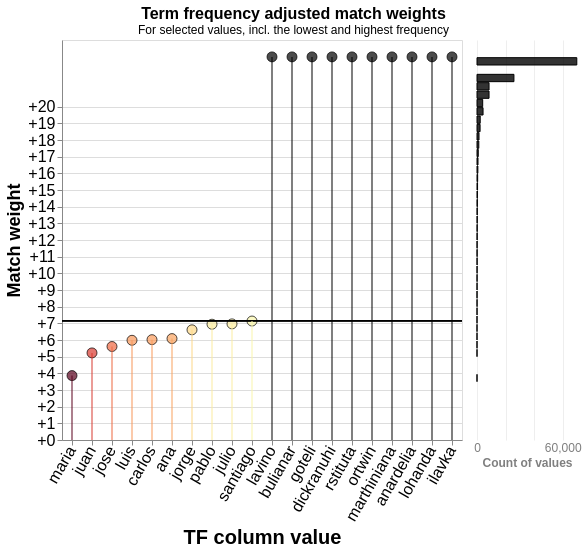

Notebook source saved alongside this figure:
### Code cell
linker.tf_adjustment_chart("primer_nombre")

### Figure 1 — Vega-Lite specification as saved in the notebook (floating-point values rounded to 4 significant figures)
{"config": {"view": {"continuousWidth": 300, "continuousHeight": 300}, "params": [{"name": "gamma_sel", "bind": {"input": "select", "options": [2], "labels": ["Exact match primer_nombre (TF col: primer_nombre)"], "name": "Gamma level:"}, "value": 2}]}, "hconcat": [{"layer": [{"mark": {"type": "point", "filled": true, "size": 100, "stroke": "black", "strokeWidth": 1}, "encoding": {"color": {"field": "log2_bf_tf", "scale": {"domain": [-2.5, 2.5], "scheme": "redyellowgreen"}, "title": "TF adjustment weight", "type": "quantitative"}, "tooltip": [{"field": "value", "title": "Value", "type": "nominal"}, {"field": "log2_bf", "format": "+.3", "title": "Match weight", "type": "quantitative"}, {"field": "log2_bf_tf", "format": "+.3", "title": "TF adjusted match weight", "type": "quantitative"}, {"field": "log2_bf_final", "format": "+.3", "title": "Final match weight", "type": "quantitative"}], "x": {"axis": {"labelAngle": -60, "labelFontSize": 16, "titleFontSize": 20}, "field": "value", "sort": {"field": "log2_bf_final", "order": "ascending"}, "title": "TF column value", "type": "nominal"}, "y": {"axis": {"format": "+", "labelFontSize": 16, "titleFontSize": 18, "values": [-5, -4, -3, -2, -1, 0, 1, 2, 3, 4, 5, 6, 7, 8, 9, 10, 11, 12, 13, 14, 15, 16, 17, 18, 19, 20]}, "field": "log2_bf_final", "title": "Match weight", "type": "quantitative"}}}, {"mark": "rule", "encoding": {"y": {"field": "log2_bf", "type": "quantitative"}}, "transform": [{"filter": "datum.gamma == gamma_sel"}]}, {"mark": {"type": "rule", "opacity": 0.5, "strokeWidth": 2}, "encoding": {"color": {"field": "log2_bf_tf", "legend": null, "scale": {"domain": [-2.5, 2.5], "scheme": "redyellowgreen"}, "title": "TF adjustment weight", "type": "quantitative"}, "x": {"field": "value", "sort": {"field": "log2_bf_final", "order": "ascending"}, "title": "TF column value", "type": "nominal"}, "y": {"field": "log2_bf_final", "type": "quantitative"}, "y2": {"type": "quantitative"}}, "transform": [{"filter": "datum.gamma == gamma_sel"}]}], "data": {"name": "data"}, "height": 400, "transform": [{"filter": "datum.gamma == gamma_sel"}], "width": {"step": 20}}, {"mark": {"type": "bar", "fillOpacity": 0.8, "filled": true, "stroke": "black", "strokeWidth": 1}, "data": {"name": "hist"}, "encoding": {"color": {"field": "log2_bf_tf", "legend": null, "scale": {"domain": [-2.5, 2.5], "scheme": "redyellowgreen"}, "title": "TF adjustment weight", "type": "quantitative"}, "tooltip": [{"field": "log2_bf_desc", "title": "Match weight"}, {"field": "count", "title": "Number of values"}], "x": {"axis": {"domain": false, "gridOpacity": 0.5, "labelAlign": "center", "labelFontSize": 12, "labelOpacity": 0.5, "labelOverlap": true, "ticks": false, "title": "Count of values", "titleFontSize": 12, "titleOpacity": 0.5}, "field": "count", "type": "quantitative"}, "y": {"axis": null, "bin": {"step": 0.5}, "field": "log2_bf_final", "type": "quantitative"}}, "transform": [{"filter": {"or": ["datum.gamma == gamma_sel", {"field": "gamma", "valid": false}]}}], "view": {"stroke": "transparent"}, "width": 100}], "datasets": {"data": [{"value": "lavino", "tf": 1.081e-07, "label_for_charts": "Exact match primer_nombre", "u_probability": 0.006265, "tf_col": "primer_nombre", "tf_adjustment_weight": 1.0, "log2_bf": 7.164, "gamma": 2, "log2_bf_tf": 15.82, "log2_bf_final": 22.99, "most_freq_rank": 132746, "least_freq_rank": 0}, {"value": "bulianar", "tf": 1.081e-07, "label_for_charts": "Exact match primer_nombre", "u_probability": 0.006265, "tf_col": "primer_nombre", "tf_adjustment_weight": 1.0, "log2_bf": 7.164, "gamma": 2, "log2_bf_tf": 15.82, "log2_bf_final": 22.99, "most_freq_rank": 132745, "least_freq_rank": 1}, {"value": "goteli", "tf": 1.081e-07, "label_for_charts": "Exact match primer_nombre", "u_probability": 0.006265, "tf_col": "primer_nombre", "tf_adjustment_weight": 1.0, "log2_bf": 7.164, "gamma": 2, "log2_bf_tf": 15.82, "log2_bf_final": 22.99, "most_freq_rank": 132744, "least_freq_rank": 2}, {"value": "dickranuhi", "tf": 1.081e-07, "label_for_charts": "Exact match primer_nombre", "u_probability": 0.006265, "tf_col": "primer_nombre", "tf_adjustment_weight": 1.0, "log2_bf": 7.164, "gamma": 2, "log2_bf_tf": 15.82, "log2_bf_final": 22.99, "most_freq_rank": 132743, "least_freq_rank": 3}, {"value": "rstituta", "tf": 1.081e-07, "label_for_charts": "Exact match primer_nombre", "u_probability": 0.006265, "tf_col": "primer_nombre", "tf_adjustment_weight": 1.0, "log2_bf": 7.164, "gamma": 2, "log2_bf_tf": 15.82, "log2_bf_final": 22.99, "most_freq_rank": 132742, "least_freq_rank": 4}, {"value": "ortwin", "tf": 1.081e-07, "label_for_charts": "Exact match primer_nombre", "u_probability": 0.006265, "tf_col": "primer_nombre", "tf_adjustment_weight": 1.0, "log2_bf": 7.164, "gamma": 2, "log2_bf_tf": 15.82, "log2_bf_final": 22.99, "most_freq_rank": 132741, "least_freq_rank": 5}, {"value": "marthiniana", "tf": 1.081e-07, "label_for_charts": "Exact match primer_nombre", "u_probability": 0.006265, "tf_col": "primer_nombre", "tf_adjustment_weight": 1.0, "log2_bf": 7.164, "gamma": 2, "log2_bf_tf": 15.82, "log2_bf_final": 22.99, "most_freq_rank": 132740, "least_freq_rank": 6}, {"value": "anardelia", "tf": 1.081e-07, "label_for_charts": "Exact match primer_nombre", "u_probability": 0.006265, "tf_col": "primer_nombre", "tf_adjustment_weight": 1.0, "log2_bf": 7.164, "gamma": 2, "log2_bf_tf": 15.82, "log2_bf_final": 22.99, "most_freq_rank": 132739, "least_freq_rank": 7}, {"value": "lohanda", "tf": 1.081e-07, "label_for_charts": "Exact match primer_nombre", "u_probability": 0.006265, "tf_col": "primer_nombre", "tf_adjustment_weight": 1.0, "log2_bf": 7.164, "gamma": 2, "log2_bf_tf": 15.82, "log2_bf_final": 22.99, "most_freq_rank": 132738, "least_freq_rank": 8}, {"value": "ilavka", "tf": 1.081e-07, "label_for_charts": "Exact match primer_nombre", "u_probability": 0.006265, "tf_col": "primer_nombre", "tf_adjustment_weight": 1.0, "log2_bf": 7.164, "gamma": 2, "log2_bf_tf": 15.82, "log2_bf_final": 22.99, "most_freq_rank": 132737, "least_freq_rank": 9}, {"value": "santiago", "tf": 0.006378, "label_for_charts": "Exact match primer_nombre", "u_probability": 0.006265, "tf_col": "primer_nombre", "tf_adjustment_weight": 1.0, "log2_bf": 7.164, "gamma": 2, "log2_bf_tf": -0.02583, "log2_bf_final": 7.138, "most_freq_rank": 9, "least_freq_rank": 132737}, {"value": "julio", "tf": 0.007181, "label_for_charts": "Exact match primer_nombre", "u_probability": 0.006265, "tf_col": "primer_nombre", "tf_adjustment_weight": 1.0, "log2_bf": 7.164, "gamma": 2, "log2_bf_tf": -0.197, "log2_bf_final": 6.967, "most_freq_rank": 8, "least_freq_rank": 132738}, {"value": "pablo", "tf": 0.007284, "label_for_charts": "Exact match primer_nombre", "u_probability": 0.006265, "tf_col": "primer_nombre", "tf_adjustment_weight": 1.0, "log2_bf": 7.164, "gamma": 2, "log2_bf_tf": -0.2175, "log2_bf_final": 6.946, "most_freq_rank": 7, "least_freq_rank": 132739}, {"value": "jorge", "tf": 0.009197, "label_for_charts": "Exact match primer_nombre", "u_probability": 0.006265, "tf_col": "primer_nombre", "tf_adjustment_weight": 1.0, "log2_bf": 7.164, "gamma": 2, "log2_bf_tf": -0.5539, "log2_bf_final": 6.61, "most_freq_rank": 6, "least_freq_rank": 132740}, {"value": "ana", "tf": 0.01324, "label_for_charts": "Exact match primer_nombre", "u_probability": 0.006265, "tf_col": "primer_nombre", "tf_adjustment_weight": 1.0, "log2_bf": 7.164, "gamma": 2, "log2_bf_tf": -1.08, "log2_bf_final": 6.084, "most_freq_rank": 5, "least_freq_rank": 132741}, {"value": "carlos", "tf": 0.01384, "label_for_charts": "Exact match primer_nombre", "u_probability": 0.006265, "tf_col": "primer_nombre", "tf_adjustment_weight": 1.0, "log2_bf": 7.164, "gamma": 2, "log2_bf_tf": -1.144, "log2_bf_final": 6.02, "most_freq_rank": 4, "least_freq_rank": 132742}, {"value": "luis", "tf": 0.01421, "label_for_charts": "Exact match primer_nombre", "u_probability": 0.006265, "tf_col": "primer_nombre", "tf_adjustment_weight": 1.0, "log2_bf": 7.164, "gamma": 2, "log2_bf_tf": -1.182, "log2_bf_final": 5.982, "most_freq_rank": 3, "least_freq_rank": 132743}, {"value": "jose", "tf": 0.01841, "label_for_charts": "Exact match primer_nombre", "u_probability": 0.006265, "tf_col": "primer_nombre", "tf_adjustment_weight": 1.0, "log2_bf": 7.164, "gamma": 2, "log2_bf_tf": -1.555, "log2_bf_final": 5.609, "most_freq_rank": 2, "least_freq_rank": 132744}, {"value": "juan", "tf": 0.02401, "label_for_charts": "Exact match primer_nombre", "u_probability": 0.006265, "tf_col": "primer_nombre", "tf_adjustment_weight": 1.0, "log2_bf": 7.164, "gamma": 2, "log2_bf_tf": -1.938, "log2_bf_final": 5.226, "most_freq_rank": 1, "least_freq_rank": 132745}, {"value": "maria", "tf": 0.06171, "label_for_charts": "Exact match primer_nombre", "u_probability": 0.006265, "tf_col": "primer_nombre", "tf_adjustment_weight": 1.0, "log2_bf": 7.164, "gamma": 2, "log2_bf_tf": -3.3, "log2_bf_final": 3.864, "most_freq_rank": 0, "least_freq_rank": 132746}], "hist": [{"gamma": 2, "log2_bf": 7.164, "count": 1, "log2_bf_tf": -3.3, "bin_start": 3.5, "bin_end": 4.0, "log2_bf_final": 3.75, "log2_bf_desc": "3.5-4.0"}, {"gamma": 2, "log2_bf": 7.164, "count": 1, "log2_bf_tf": -1.938, "bin_start": 5.0, "bin_end": 5.5, "log2_bf_final": 5.25, "log2_bf_desc": "5.0-5.5"}, {"gamma": 2, "log2_bf": 7.164, "count": 2, "log2_bf_tf": -1.368, "bin_start": 5.5, "bin_end": 6.0, "log2_bf_final": 5.75, "log2_bf_desc": "5.5-6.0"}, {"gamma": 2, "log2_bf": 7.164, "count": 2, "log2_bf_tf": -1.112, "bin_start": 6.0, "bin_end": 6.5, "log2_bf_final": 6.25, "log2_bf_desc": "6.0-6.5"}, {"gamma": 2, "log2_bf": 7.164, "count": 3, "log2_bf_tf": -0.3228, "bin_start": 6.5, "bin_end": 7.0, "log2_bf_final": 6.75, "log2_bf_desc": "6.5-7.0"}, {"gamma": 2, "log2_bf": 7.164, "count": 6, "log2_bf_tf": 0.1834, "bin_start": 7.0, "bin_end": 7.5, "log2_bf_final": 7.25, "log2_bf_desc": "7.0-7.5"}, {"gamma": 2, "log2_bf": 7.164, "count": 32, "log2_bf_tf": 0.6058, "bin_start": 7.5, "bin_end": 8.0, "log2_bf_final": 7.75, "log2_bf_desc": "7.5-8.0"}, {"gamma": 2, "log2_bf": 7.164, "count": 45, "log2_bf_tf": 1.081, "bin_start": 8.0, "bin_end": 8.5, "log2_bf_final": 8.25, "log2_bf_desc": "8.0-8.5"}, {"gamma": 2, "log2_bf": 7.164, "count": 30, "log2_bf_tf": 1.616, "bin_start": 8.5, "bin_end": 9.0, "log2_bf_final": 8.75, "log2_bf_desc": "8.5-9.0"}, {"gamma": 2, "log2_bf": 7.164, "count": 49, "log2_bf_tf": 2.039, "bin_start": 9.0, "bin_end": 9.5, "log2_bf_final": 9.25, "log2_bf_desc": "9.0-9.5"}, {"gamma": 2, "log2_bf": 7.164, "count": 64, "log2_bf_tf": 2.6, "bin_start": 9.5, "bin_end": 10.0, "log2_bf_final": 9.75, "log2_bf_desc": "9.5-10.0"}, {"gamma": 2, "log2_bf": 7.164, "count": 72, "log2_bf_tf": 3.071, "bin_start": 10.0, "bin_end": 10.5, "log2_bf_final": 10.25, "log2_bf_desc": "10.0-10.5"}, {"gamma": 2, "log2_bf": 7.164, "count": 79, "log2_bf_tf": 3.603, "bin_start": 10.5, "bin_end": 11.0, "log2_bf_final": 10.75, "log2_bf_desc": "10.5-11.0"}, {"gamma": 2, "log2_bf": 7.164, "count": 89, "log2_bf_tf": 4.113, "bin_start": 11.0, "bin_end": 11.5, "log2_bf_final": 11.25, "log2_bf_desc": "11.0-11.5"}, {"gamma": 2, "log2_bf": 7.164, "count": 95, "log2_bf_tf": 4.578, "bin_start": 11.5, "bin_end": 12.0, "log2_bf_final": 11.75, "log2_bf_desc": "11.5-12.0"}, {"gamma": 2, "log2_bf": 7.164, "count": 136, "log2_bf_tf": 5.092, "bin_start": 12.0, "bin_end": 12.5, "log2_bf_final": 12.25, "log2_bf_desc": "12.0-12.5"}, {"gamma": 2, "log2_bf": 7.164, "count": 157, "log2_bf_tf": 5.582, "bin_start": 12.5, "bin_end": 13.0, "log2_bf_final": 12.75, "log2_bf_desc": "12.5-13.0"}, {"gamma": 2, "log2_bf": 7.164, "count": 192, "log2_bf_tf": 6.086, "bin_start": 13.0, "bin_end": 13.5, "log2_bf_final": 13.25, "log2_bf_desc": "13.0-13.5"}, {"gamma": 2, "log2_bf": 7.164, "count": 199, "log2_bf_tf": 6.601, "bin_start": 13.5, "bin_end": 14.0, "log2_bf_final": 13.75, "log2_bf_desc": "13.5-14.0"}, {"gamma": 2, "log2_bf": 7.164, "count": 258, "log2_bf_tf": 7.099, "bin_start": 14.0, "bin_end": 14.5, "log2_bf_final": 14.25, "log2_bf_desc": "14.0-14.5"}, {"gamma": 2, "log2_bf": 7.164, "count": 307, "log2_bf_tf": 7.599, "bin_start": 14.5, "bin_end": 15.0, "log2_bf_final": 14.75, "log2_bf_desc": "14.5-15.0"}, {"gamma": 2, "log2_bf": 7.164, "count": 384, "log2_bf_tf": 8.091, "bin_start": 15.0, "bin_end": 15.5, "log2_bf_final": 15.25, "log2_bf_desc": "15.0-15.5"}, {"gamma": 2, "log2_bf": 7.164, "count": 468, "log2_bf_tf": 8.591, "bin_start": 15.5, "bin_end": 16.0, "log2_bf_final": 15.75, "log2_bf_desc": "15.5-16.0"}, {"gamma": 2, "log2_bf": 7.164, "count": 605, "log2_bf_tf": 9.097, "bin_start": 16.0, "bin_end": 16.5, "log2_bf_final": 16.25, "log2_bf_desc": "16.0-16.5"}, {"gamma": 2, "log2_bf": 7.164, "count": 707, "log2_bf_tf": 9.588, "bin_start": 16.5, "bin_end": 17.0, "log2_bf_final": 16.75, "log2_bf_desc": "16.5-17.0"}, {"gamma": 2, "log2_bf": 7.164, "count": 889, "log2_bf_tf": 10.1, "bin_start": 17.0, "bin_end": 17.5, "log2_bf_final": 17.25, "log2_bf_desc": "17.0-17.5"}, {"gamma": 2, "log2_bf": 7.164, "count": 1261, "log2_bf_tf": 10.61, "bin_start": 17.5, "bin_end": 18.0, "log2_bf_final": 17.75, "log2_bf_desc": "17.5-18.0"}, {"gamma": 2, "log2_bf": 7.164, "count": 1414, "log2_bf_tf": 11.1, "bin_start": 18.0, "bin_end": 18.5, "log2_bf_final": 18.25, "log2_bf_desc": "18.0-18.5"}, {"gamma": 2, "log2_bf": 7.164, "count": 2164, "log2_bf_tf": 11.61, "bin_start": 18.5, "bin_end": 19.0, "log2_bf_final": 18.75, "log2_bf_desc": "18.5-19.0"}, {"gamma": 2, "log2_bf": 7.164, "count": 2248, "log2_bf_tf": 12.1, "bin_start": 19.0, "bin_end": 19.5, "log2_bf_final": 19.25, "log2_bf_desc": "19.0-19.5"}, {"gamma": 2, "log2_bf": 7.164, "count": 4233, "log2_bf_tf": 12.62, "bin_start": 19.5, "bin_end": 20.0, "log2_bf_final": 19.75, "log2_bf_desc": "19.5-20.0"}, {"gamma": 2, "log2_bf": 7.164, "count": 3987, "log2_bf_tf": 13.14, "bin_start": 20.0, "bin_end": 20.5, "log2_bf_final": 20.25, "log2_bf_desc": "20.0-20.5"}, {"gamma": 2, "log2_bf": 7.164, "count": 8428, "log2_bf_tf": 13.7, "bin_start": 20.5, "bin_end": 21.0, "log2_bf_final": 20.75, "log2_bf_desc": "20.5-21.0"}, {"gamma": 2, "log2_bf": 7.164, "count": 8435, "log2_bf_tf": 14.24, "bin_start": 21.0, "bin_end": 21.5, "log2_bf_final": 21.25, "log2_bf_desc": "21.0-21.5"}, {"gamma": 2, "log2_bf": 7.164, "count": 25846, "log2_bf_tf": 14.82, "bin_start": 21.5, "bin_end": 22.0, "log2_bf_final": 21.75, "log2_bf_desc": "21.5-22.0"}, {"gamma": 2, "log2_bf": 7.164, "count": 69859, "log2_bf_tf": 15.82, "bin_start": 22.5, "bin_end": 23.0, "log2_bf_final": 22.75, "log2_bf_desc": "22.5-23.0"}]}, "resolve": {"scale": {"color": "shared", "y": "shared"}}, "spacing": 10, "title": {"text": "Term frequency adjusted match weights", "anchor": "middle", "fontSize": 16, "subtitle": "For selected values, incl. the lowest and highest frequency"}, "$schema": "https://vega.github.io/schema/vega-lite/v5.9.3.json"}
